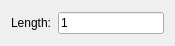
<?xml version="1.0" encoding="UTF-8"?>
<ui version="4.0">
 <class>LineRadicalAxis</class>
 <widget class="QWidget" name="LineRadicalAxis">
  <property name="geometry">
   <rect>
    <x>0</x>
    <y>0</y>
    <width>175</width>
    <height>46</height>
   </rect>
  </property>
  <layout class="QHBoxLayout">
   <item>
    <widget class="QLabel" name="label_2">
     <property name="text">
      <string>Length:</string>
     </property>
    </widget>
   </item>
   <item>
    <widget class="RMathLineEdit" name="Length">
     <property name="text">
      <string notr="true">1</string>
     </property>
     <property name="angle" stdset="0">
      <bool>false</bool>
     </property>
     <property name="defaultUnit" stdset="0">
      <number>0</number>
     </property>
    </widget>
   </item>
  </layout>
 </widget>
 <customwidgets>
  <customwidget>
   <class>RMathLineEdit</class>
   <extends>QLineEdit</extends>
   <header>RMathLineEdit.h</header>
  </customwidget>
 </customwidgets>
 <resources/>
 <connections/>
</ui>
